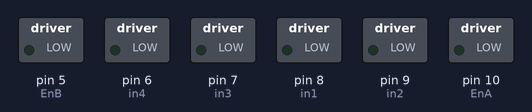
The sketch below on a simulated Arduino Uno, built with avr-gcc and run on an emulated ATmega328P. On the bench: switched loads named in the sketch (green lamp = pin HIGH).

Above: at 0.05 s.
At 3.95 s:
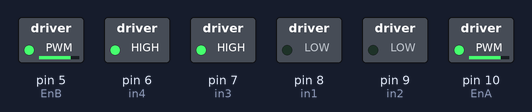
Timing chart, 0 to 4.6 s (numbered marks = the images above):
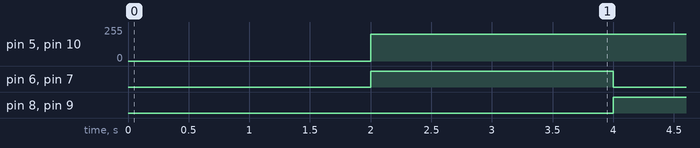

Measured:
- by itself, pin 5 (EnB), pin 10 (EnA): 0/255 → 200/255 at 2.0 s
- by itself, pin 6 (in4), pin 7 (in3), pin 8 (in1), pin 9 (in2): alternates HIGH for 2.0 s and LOW for 2.0 s

The sketch:

puenth2023.ino
```cpp
int in1 = 8;  // Pin que controla el sentido de giro Motor A
int in2 = 9;  // Pin que controla el sentido de giro Motor A
int EnA = 10; // Pin que controla la velocidad del  Motor A

int in3 = 7;  // Pin que controla el sentido de giro Motor B
int in4 = 6;  // Pin que controla el sentido de giro Motor B
int EnB = 5; // Pin que controla la velocidad del  Motor B

void setup (){
  // Controla motores de la izquierda
  pinMode(in1, OUTPUT); // frente
  pinMode(in2, OUTPUT); // atras
  pinMode(EnA, OUTPUT);
  // controla los motores de la derecha
  pinMode(in3, OUTPUT);
  pinMode(in4, OUTPUT);
  pinMode(EnB, OUTPUT);
}
void loop(){

  delay(2000);
  analogWrite(EnA,200);      //Velocidad del  Motor A
  digitalWrite(in1, LOW);  // IR ADELANTE
  digitalWrite(in2, LOW);

  analogWrite(EnB,200);      //Velocidad del  Motor B
  digitalWrite(in3, HIGH);  // IR ADELANTE
  digitalWrite(in4, HIGH);

  delay(2000);
  analogWrite(EnA, 200);      //Velocidad del  Motor A
  digitalWrite(in1, HIGH);  // IR atras
  digitalWrite(in2, HIGH);

  analogWrite(EnB,200);      //Velocidad del  Motor B
  digitalWrite(in3, LOW);  // IR Atras
  digitalWrite(in4, LOW);

}
```
